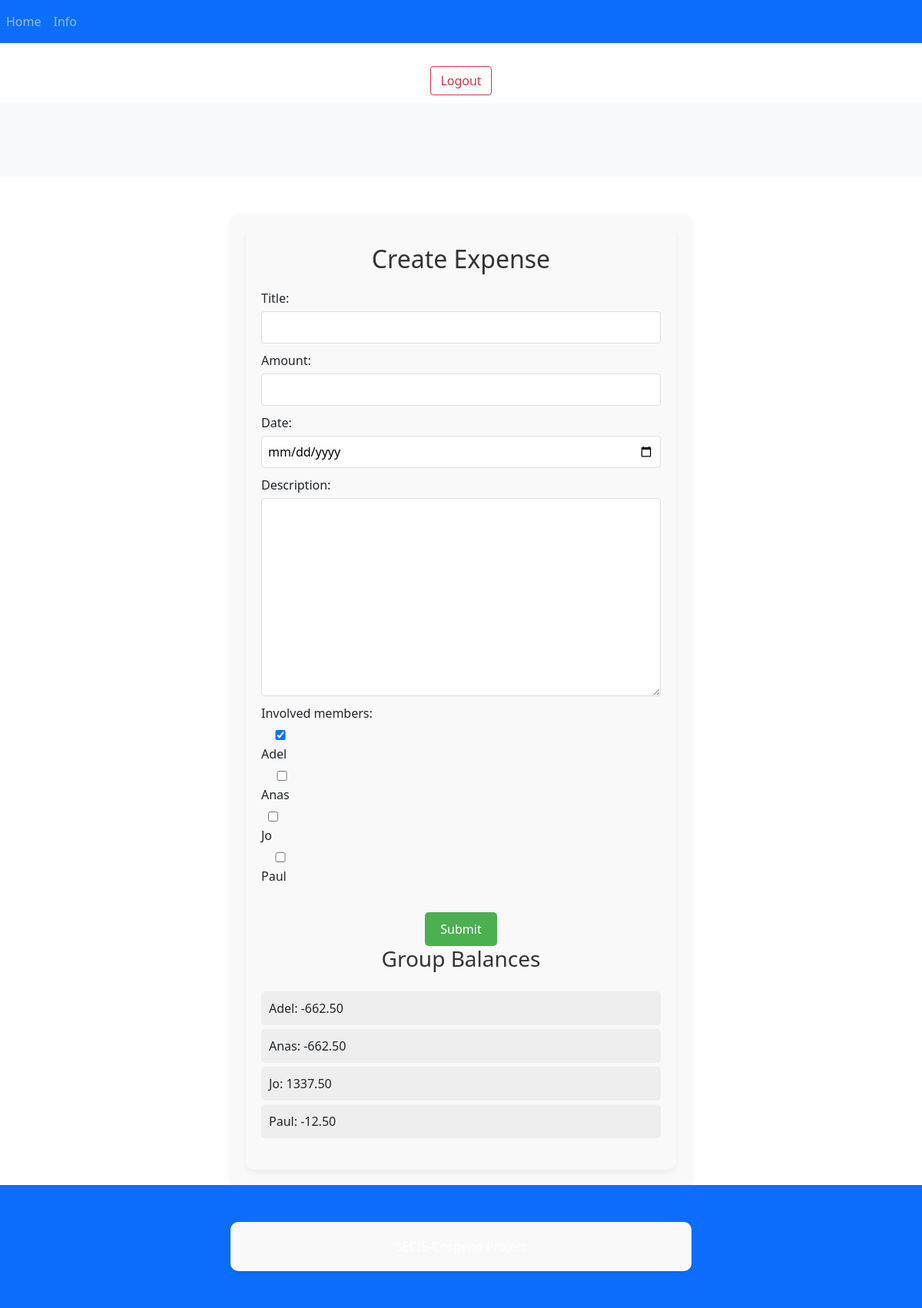
Screenshot of /cospend/create_expense/1/ (signed in) with the database file from the repository.
### expense_manager/models.py (models this page shows)
class Balance(models.Model):
    user = models.ForeignKey(User, on_delete=models.CASCADE)
    group = models.ForeignKey(Group, on_delete=models.CASCADE)
    amount = models.DecimalField(max_digits=10, decimal_places=2)

### expense_manager/views.py (the view)
# urls.py: path('create_expense/<int:group_id>/', views.create_expense, name='create_expense'),
@login_required
def create_expense(request, group_id):
    group = get_object_or_404(Group, id=group_id)
    if request.user not in group.members.all():
        return HttpResponseForbidden()
    balances = Balance.objects.filter(group=group)
    if request.method == "POST":
        form = ExpenseForm(request.POST, user=request.user, group=group)
        if form.is_valid():
            expense = form.save(commit=False)
            expense.paid_by = request.user
            expense.group = group
            expense.save()
            form.save_m2m()  # Save the many-to-many data
            involved_members = expense.involved_members.all()
            if involved_members.exists():  # Check if there are involved members
                total_amount = expense.amount
                share_amount = total_amount / len(involved_members)
                for member in involved_members:
                    balance, _ = Balance.objects.get_or_create(user=member, group=group)
                    if member == request.user:
                        balance.amount += total_amount - share_amount
                    else:
                        balance.amount -= share_amount
                    balance.save()
            return redirect("manage_expense")
    else:
        form = ExpenseForm(user=request.user, group=group)
    return render(
        request,
        "expense_manager/create_expense.html",
        {"form": form, "balances": balances},
    )

### expense_manager/forms.py (shortened to what this page needs)
class ExpenseForm(forms.ModelForm):
    class Meta:
        model = Expense
        fields = ['title', 'amount', 'date', 'description', 'involved_members']
        widgets = {
            'date': forms.DateInput(attrs={'type': 'date'}),
            'involved_members': forms.CheckboxSelectMultiple
        }
    def __init__(self, *args, **kwargs):
        user = kwargs.pop("user", None)
        group = kwargs.pop("group", None)
        super(ExpenseForm, self).__init__(*args, **kwargs)
        if group:
            self.fields['involved_members'].queryset = group.members.all()
            self.fields['involved_members'].required = False
            if user and user in group.members.all():
                self.fields['involved_members'].initial = [user.id]

### expense_manager/templates/expense_manager/create_expense.html (shortened to what this page needs)
{% extends '_base.html' %}
{% block content %}
<div class="container">
    <h2>Create Expense</h2>
    <form method="post">
        <div class="form-group">
            {{ form.title.label_tag }} {{ form.title }}
        </div>
        <div class="form-group">
            {{ form.amount.label_tag }} {{ form.amount }}
        </div>
        <div class="form-group">
            {{ form.date.label_tag }} {{ form.date }}
        </div>
        <div class="form-group">
            {{ form.description.label_tag }} {{ form.description }}
        </div>
        <div class="form-group">
            {{ form.involved_members.label_tag }}
            {{ form.involved_members }}
        </div>
        <button type="submit">Submit</button>
    </form>
    <h3>Group Balances</h3>
    <ul>
        {% for balance in balances %}
            <li>{{ balance.user.username }}: {{ balance.amount }}</li>
        {% endfor %}
    </ul>
</div>
{% endblock %}

### expense_manager/static/expense_manager/style.css (style rules this page uses)
body, html { height: 100%; }
body { display: flex; flex-direction: column; }

### expense_manager/templates/expense_manager/create_expense.html (style rules this page uses)
.container { max-width: 600px; margin: auto; padding: 20px; border-radius: 10px; background-color: #f9f9f9; box-shadow: 0 4px 8px rgba(0,0,0,0.05); display: flex; flex-direction: column; align-items: center; }
h2, h3 { color: #333; text-align: center; margin-bottom: 20px; }
form { width: 100%; display: flex; flex-direction: column; gap: 10px; }
.form-group { display: flex; flex-direction: column; align-items: flex-start; width: 100%; }
label { margin-bottom: 5px; }
input, textarea, select { width: 100%; padding: 8px; border: 1px solid #ddd; border-radius: 4px; }
button { padding: 10px 20px; border: none; border-radius: 5px; background-color: #4CAF50; color: white; font-size: 16px; cursor: pointer; align-self: center; margin-top: 20px; }
ul { list-style-type: none; padding: 0; width: 100%; text-align: left; }
li { background-color: #eee; margin: 5px 0; padding: 10px; border-radius: 5px; }

### rows the page displays
Balance: user.username "Adel", amount "-662.50"
Balance: user.username "Anas", amount "-662.50"
Balance: user.username "Jo", amount "1337.50"
Balance: user.username "Paul", amount "-12.50"
